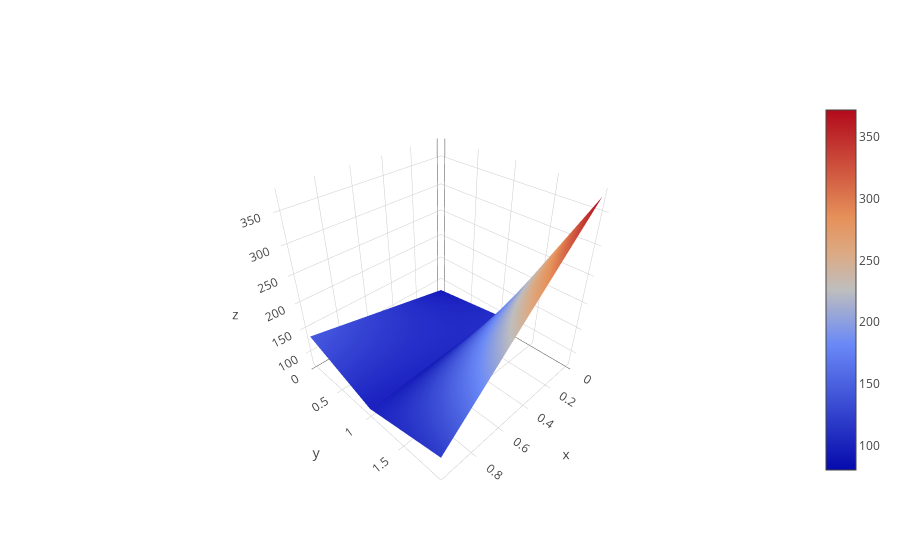

Notebook code cell kept with this figure:
### Code cell
df = reviews.assign(n=0).groupby(['Pclass', 'Survived'])['n'].count().reset_index()
v = df.pivot(index='Pclass', columns='Survived', values='n').fillna(0).values.tolist()
print(df.pivot(index='Pclass', columns='Survived', values='n'))
iplot([go.Surface(z=v)])

### Figure 1 — Plotly figure (JSON) as saved in the notebook; plotly's stock layout.template omitted (floating-point values rounded to 4 significant figures)
{"data": [{"type": "surface", "uid": "208d134c-b123-11e8-81c9-8c8590b26355", "z": [[80, 136], [97, 87], [372, 119]]}], "layout": {}}
